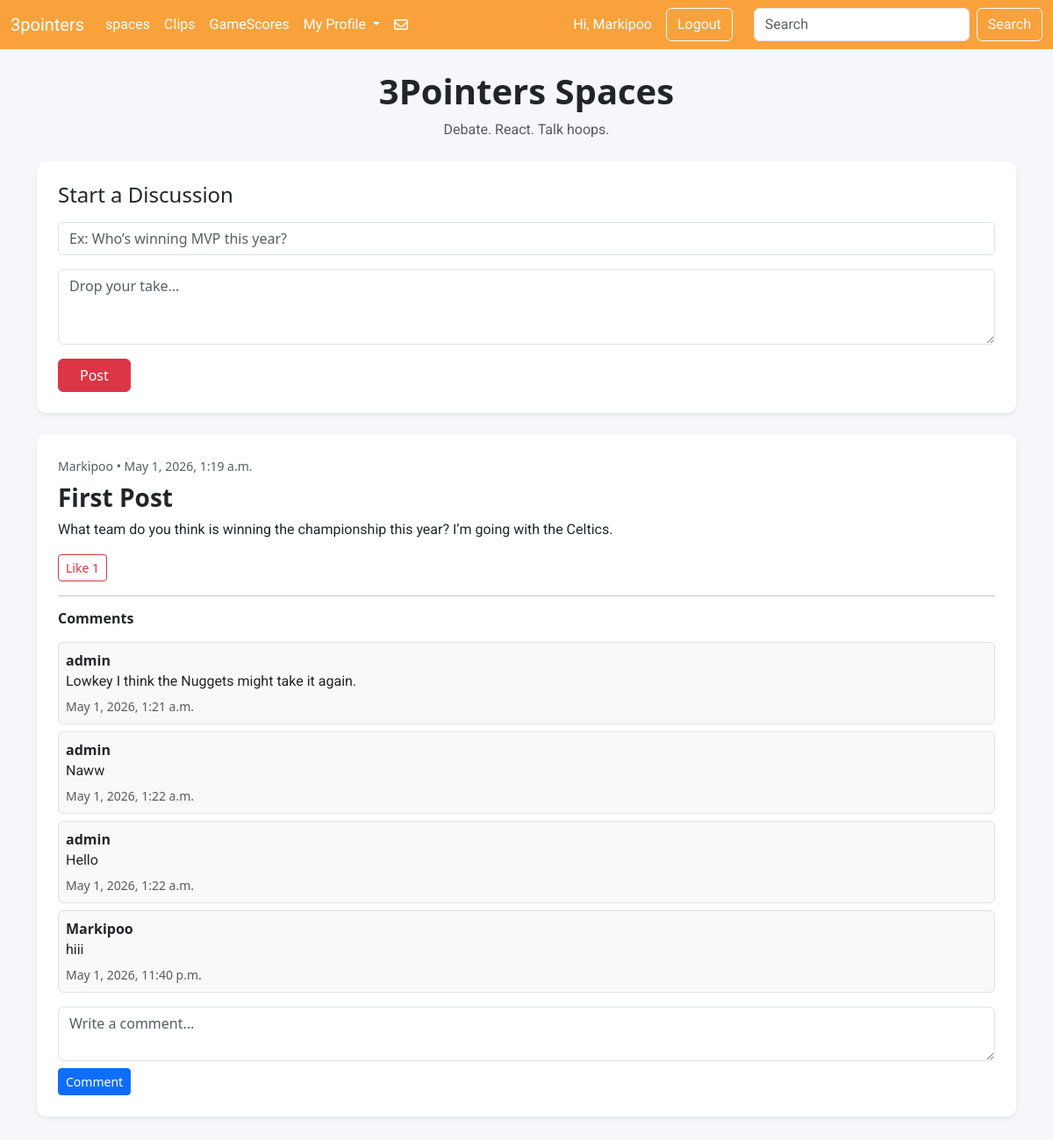
Page /spaces/ (signed in) on the committed database.
### sportApp/models.py (models this page shows)
class SpacePost(models.Model):
    user = models.ForeignKey(User, on_delete=models.CASCADE)
    title = models.CharField(max_length=200)
    message = models.TextField()
    likes = models.ManyToManyField(User, related_name="liked_space_posts", blank=True)
    created_at = models.DateTimeField(auto_now_add=True)
    def total_likes(self):
        return self.likes.count()

class SpaceComment(models.Model):
    post = models.ForeignKey(SpacePost, on_delete=models.CASCADE, related_name="comments")
    user = models.ForeignKey(User, on_delete=models.CASCADE)
    comment = models.TextField()
    created_at = models.DateTimeField(auto_now_add=True)

### sportApp/views.py (the view, shortened to what this page needs)
# urls.py: path("spaces/", views.spaces, name="spaces"),
def spaces(request):
    posts = SpacePost.objects.all().order_by("-created_at")
    return render(request, "spaces.html", {"posts": posts})

### sportApp/templates/spaces.html (shortened to what this page needs)
{% extends "base.html" %}
{% load static %}
{% block content %}
<div class="container-fluid py-4" style="background-color: #f5f7fa; min-height: 100vh;">
  <div class="container">
    <div class="text-center mb-4">
        <h1 class="fw-bold">3Pointers Spaces</h1>
        <p class="text-muted">Debate. React. Talk hoops.</p>
    </div>
    <div class="card shadow-sm border-0 mb-4" style="background-color: #ffffff; border-radius: 10px; border-left: 5px solid #dc3545;">
        <div class="card-body p-4">
            <h4 class="mb-3">Start a Discussion</h4>
            <form method="POST">
                <input type="text"
                       name="title"
                       class="form-control mb-3"
                       placeholder="Ex: Who’s winning MVP this year?">
                <textarea name="message"
                          class="form-control mb-3"
                          rows="3"
                          placeholder="Drop your take..."></textarea>
                <button type="submit" class="btn btn-danger px-4">Post</button>
            </form>
        </div>
    </div>
    {% for post in posts %}
        <div class="card shadow-sm border-0 mb-4" style="background-color: #ffffff; border-radius: 10px; border-left: 5px solid #0d6efd;">
            <div class="card-body p-4">
                <small class="text-muted">
                    {{ post.user.username }} • {{ post.created_at }}
                </small>
                <h3 class="fw-bold mt-2">{{ post.title }}</h3>
                <p class="mb-3">{{ post.message }}</p>
                <form method="POST" class="mb-3">
                    <button type="submit" class="btn btn-outline-danger btn-sm">
                        Like {{ post.total_likes }}
                    </button>
                </form>
                <hr>
                <h6 class="fw-bold mb-3">Comments</h6>
                {% for comment in post.comments.all %}
                    <div class="bg-light border rounded p-2 mb-2">
                        <strong>{{ comment.user.username }}</strong>
                        <p class="mb-1">{{ comment.comment }}</p>
                        <small class="text-muted">{{ comment.created_at }}</small>
                    </div>
                {% empty %}
                    <p class="text-muted">No comments yet. Start the conversation.</p>
                {% endfor %}
                <form method="POST" class="mt-3">
                    <textarea name="comment"
                              class="form-control mb-2"
                              rows="2"
                              placeholder="Write a comment..."></textarea>
                    <button type="submit" class="btn btn-primary btn-sm">
                        Comment
                    </button>
                </form>
            </div>
        </div>
    {% empty %}
        <div class="text-center text-muted mt-5">
            <h4>No posts yet</h4>
            <p>Be the first to start a discussion.</p>
        </div>
    {% endfor %}
  </div>
</div>
{% endblock %}

### sportApp/templates/base.html (shortened to what this page needs)
{% load static %}
<!DOCTYPE html>
<html lang="en">
<head>
  <link rel="stylesheet" href="{% static 'css_file/style.css' %}">
  <link
    href="https://cdn.jsdelivr.net/npm/bootstrap@5.3.8/dist/css/bootstrap.min.css"
    rel="stylesheet"
  >
</head>
<body>
<nav class="navbar navbar-expand-lg header_style navbar-dark header1">
  <div class="container-fluid">
    <a class="navbar-brand header1" href="{% url 'home' %}">3pointers</a>
    <div class="collapse navbar-collapse" id="navbarSupportedContent">
      <ul class="navbar-nav me-auto mb-2 mb-lg-0">
        <li class="nav-item">
          <a class="nav-link active" href="{% url 'spaces' %}">spaces</a>
        </li>
        <li class="nav-item">
          <a class="nav-link active" href="{% url 'clips' %}">Clips</a>
        </li>
        <li class="nav-item">
          <a class="nav-link active" href="{% url 'scores' %}">GameScores</a>
        </li>
        <li class="nav-item dropdown">
          <a class="nav-link dropdown-toggle text-white" href="#" data-bs-toggle="dropdown">
            My Profile
          </a>
        </li>
        <div class="d-flex justify-content-center align-items-center">
             <a class="nav-link active fa-regular fa-envelope fa-xl text-white" href="{% url 'direct_messages' %}"></a>
        </div>
      </ul>
      <div class="d-flex align-items-center me-3">
        {% if user.is_authenticated %}
          <span class="text-white me-3">Hi, {{ user.username }}</span>
          <a class="btn btn-outline-light me-2" href="{% url 'logout' %}">Logout</a>
        {% else %}
          <a class="btn btn-outline-light me-2" href="{% url 'login' %}">Login</a>
          <a class="btn btn-warning me-2" href="{% url 'signup' %}">Sign Up</a>
        {% endif %}
      </div>
      <form class="d-flex" role="search">
        <input class="form-control me-2" type="search" placeholder="Search">
        <button type="button" class="btn btn-outline-light">Search</button>
      </form>
    </div>
  </div>
</nav>
{% block content %}{% endblock %}
</body>
</html>

### sportApp/static/css_file/style.css (style rules this page uses)
.header_style { background-color: #f9a23c ; }
.header1 { font-family: "Graduate" ; }
p { font-family: "Roboto"; }

### rows in the picture
SpacePost: user.username "Markipoo", created_at "May 1, 2026, 1:19 a.m.", title "First Post", message "What team do you think is winning the championship this year? I’m going with the Celtics.", total_likes "1"
SpaceComment: user.username "admin", comment "Lowkey I think the Nuggets might take it again.", created_at "May 1, 2026, 1:21 a.m."
SpaceComment: user.username "admin", comment "Naww", created_at "May 1, 2026, 1:22 a.m."
SpaceComment: user.username "admin", comment "Hello", created_at "May 1, 2026, 1:22 a.m."
SpaceComment: user.username "Markipoo", comment "hiii", created_at "May 1, 2026, 11:40 p.m."

### other values in the picture
{{ user.username }} "Markipoo"
